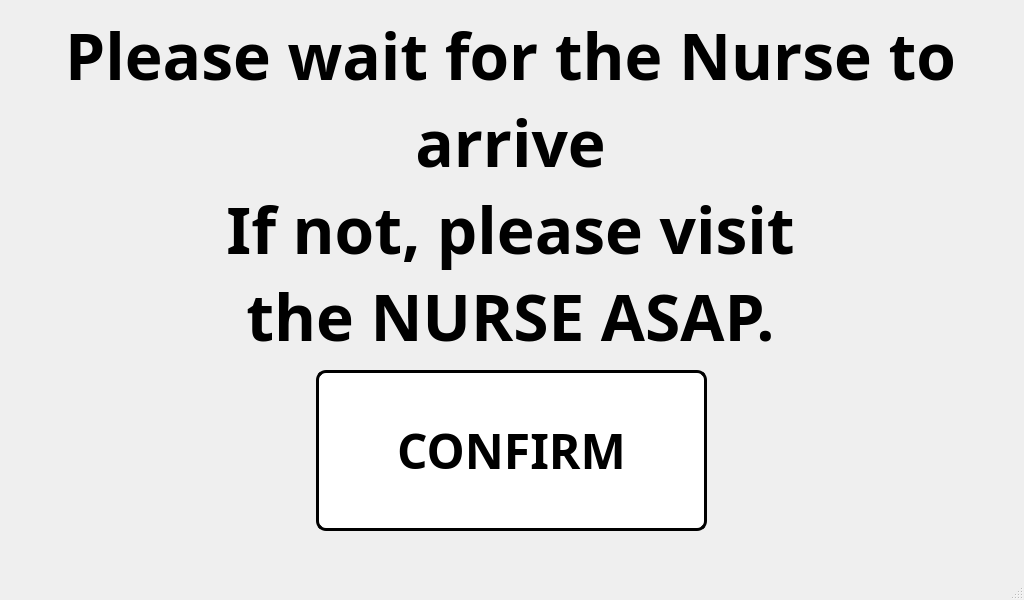
<?xml version="1.0" encoding="UTF-8"?>
<ui version="4.0">
 <class>MainWindow</class>
 <widget class="QMainWindow" name="MainWindow">
  <property name="geometry">
   <rect>
    <x>0</x>
    <y>0</y>
    <width>1024</width>
    <height>600</height>
   </rect>
  </property>
  <property name="minimumSize">
   <size>
    <width>1024</width>
    <height>600</height>
   </size>
  </property>
  <property name="maximumSize">
   <size>
    <width>1024</width>
    <height>600</height>
   </size>
  </property>
  <property name="windowTitle">
   <string>Request Nurse Assistance</string>
  </property>
  <widget class="QWidget" name="centralwidget">
   <widget class="QLabel" name="TITLE">
    <property name="geometry">
     <rect>
      <x>20</x>
      <y>10</y>
      <width>981</width>
      <height>351</height>
     </rect>
    </property>
    <property name="font">
     <font>
      <family>Unispace</family>
      <pointsize>72</pointsize>
      <weight>75</weight>
      <bold>true</bold>
     </font>
    </property>
    <property name="text">
     <string>&lt;html&gt;&lt;head/&gt;&lt;body&gt;&lt;p align=&quot;center&quot;&gt;&lt;span style=&quot; font-size:48pt;&quot;&gt;Please wait for the Nurse to&lt;br/&gt;arrive&lt;br/&gt;If not, please visit &lt;br/&gt;the NURSE ASAP.&lt;/span&gt;&lt;/p&gt;&lt;/body&gt;&lt;/html&gt;</string>
    </property>
    <property name="alignment">
     <set>Qt::AlignCenter</set>
    </property>
   </widget>
   <widget class="QPushButton" name="end_procedure_button">
    <property name="geometry">
     <rect>
      <x>316</x>
      <y>370</y>
      <width>391</width>
      <height>161</height>
     </rect>
    </property>
    <property name="font">
     <font>
      <family>Unispace</family>
      <pointsize>36</pointsize>
      <weight>75</weight>
      <bold>true</bold>
     </font>
    </property>
    <property name="styleSheet">
     <string notr="true">QPushButton:hover:!pressed
{
  background-color: rgb(195,30,60);
}

QPushButton
{
  background-color: white;
color: black;
border-style: outset;
border-width: 3px;
border-radius:10px;
border-color: black;
}</string>
    </property>
    <property name="text">
     <string>CONFIRM</string>
    </property>
   </widget>
   <widget class="QLabel" name="label">
    <property name="geometry">
     <rect>
      <x>0</x>
      <y>0</y>
      <width>1024</width>
      <height>600</height>
     </rect>
    </property>
    <property name="minimumSize">
     <size>
      <width>1024</width>
      <height>600</height>
     </size>
    </property>
    <property name="maximumSize">
     <size>
      <width>1024</width>
      <height>600</height>
     </size>
    </property>
    <property name="text">
     <string/>
    </property>
    <property name="pixmap">
     <pixmap>pictures/program_pictures/main_wallpaper.png</pixmap>
    </property>
   </widget>
   <zorder>label</zorder>
   <zorder>TITLE</zorder>
   <zorder>end_procedure_button</zorder>
  </widget>
  <widget class="QStatusBar" name="statusbar"/>
 </widget>
 <resources/>
 <connections/>
</ui>
